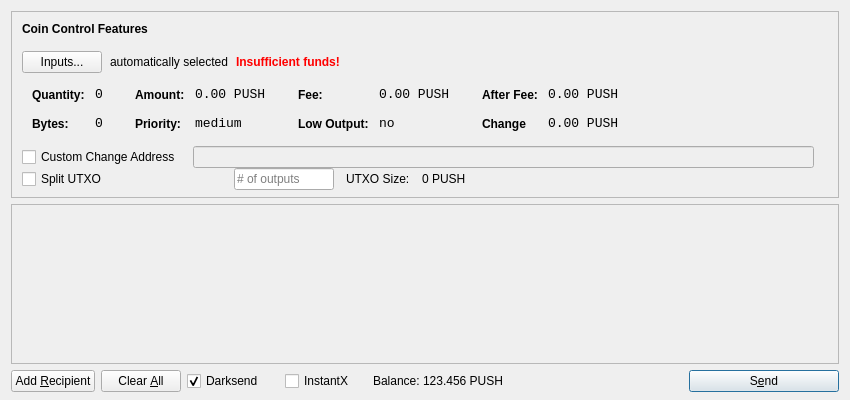
<?xml version="1.0" encoding="UTF-8"?>
<ui version="4.0">
 <class>SendCoinsDialog</class>
 <widget class="QDialog" name="SendCoinsDialog">
  <property name="geometry">
   <rect>
    <x>0</x>
    <y>0</y>
    <width>850</width>
    <height>400</height>
   </rect>
  </property>
  <property name="windowTitle">
   <string>Send Coins</string>
  </property>
  <layout class="QVBoxLayout" name="verticalLayout" stretch="0,1,0">
   <property name="bottomMargin">
    <number>8</number>
   </property>
   <item>
    <widget class="QFrame" name="frameCoinControl">
     <property name="sizePolicy">
      <sizepolicy hsizetype="Expanding" vsizetype="Expanding">
       <horstretch>0</horstretch>
       <verstretch>0</verstretch>
      </sizepolicy>
     </property>
     <property name="maximumSize">
      <size>
       <width>16777215</width>
       <height>16777215</height>
      </size>
     </property>
     <property name="frameShape">
      <enum>QFrame::StyledPanel</enum>
     </property>
     <property name="frameShadow">
      <enum>QFrame::Sunken</enum>
     </property>
     <layout class="QVBoxLayout" name="verticalLayoutCoinControl2">
      <property name="spacing">
       <number>-1</number>
      </property>
      <property name="leftMargin">
       <number>0</number>
      </property>
      <property name="topMargin">
       <number>0</number>
      </property>
      <property name="rightMargin">
       <number>0</number>
      </property>
      <property name="bottomMargin">
       <number>6</number>
      </property>
      <item>
       <layout class="QVBoxLayout" name="verticalLayoutCoinControl" stretch="0,0,0,0,1">
        <property name="spacing">
         <number>0</number>
        </property>
        <property name="leftMargin">
         <number>10</number>
        </property>
        <property name="topMargin">
         <number>10</number>
        </property>
        <item>
         <layout class="QHBoxLayout" name="horizontalLayoutCoinControl1">
          <property name="bottomMargin">
           <number>15</number>
          </property>
          <item>
           <widget class="QLabel" name="labelCoinControlFeatures">
            <property name="sizePolicy">
             <sizepolicy hsizetype="Preferred" vsizetype="Maximum">
              <horstretch>0</horstretch>
              <verstretch>0</verstretch>
             </sizepolicy>
            </property>
            <property name="font">
             <font>
              <weight>75</weight>
              <bold>true</bold>
             </font>
            </property>
            <property name="styleSheet">
             <string notr="true">font-weight:bold;</string>
            </property>
            <property name="text">
             <string>Coin Control Features</string>
            </property>
           </widget>
          </item>
         </layout>
        </item>
        <item>
         <layout class="QHBoxLayout" name="horizontalLayoutCoinControl2" stretch="0,0,0,0">
          <property name="spacing">
           <number>8</number>
          </property>
          <property name="bottomMargin">
           <number>10</number>
          </property>
          <item>
           <widget class="QPushButton" name="pushButtonCoinControl">
            <property name="styleSheet">
             <string notr="true"/>
            </property>
            <property name="text">
             <string>Inputs...</string>
            </property>
           </widget>
          </item>
          <item>
           <widget class="QLabel" name="labelCoinControlAutomaticallySelected">
            <property name="text">
             <string>automatically selected</string>
            </property>
            <property name="margin">
             <number>5</number>
            </property>
           </widget>
          </item>
          <item>
           <widget class="QLabel" name="labelCoinControlInsuffFunds">
            <property name="font">
             <font>
              <weight>75</weight>
              <bold>true</bold>
             </font>
            </property>
            <property name="styleSheet">
             <string notr="true">color:red;font-weight:bold;</string>
            </property>
            <property name="text">
             <string>Insufficient funds!</string>
            </property>
            <property name="margin">
             <number>5</number>
            </property>
           </widget>
          </item>
          <item>
           <spacer name="horizontalSpacerCoinControl">
            <property name="orientation">
             <enum>Qt::Horizontal</enum>
            </property>
            <property name="sizeHint" stdset="0">
             <size>
              <width>40</width>
              <height>1</height>
             </size>
            </property>
           </spacer>
          </item>
         </layout>
        </item>
        <item>
         <widget class="QWidget" name="widgetCoinControl" native="true">
          <property name="sizePolicy">
           <sizepolicy hsizetype="Preferred" vsizetype="Preferred">
            <horstretch>0</horstretch>
            <verstretch>0</verstretch>
           </sizepolicy>
          </property>
          <property name="minimumSize">
           <size>
            <width>0</width>
            <height>0</height>
           </size>
          </property>
          <property name="styleSheet">
           <string notr="true"/>
          </property>
          <layout class="QHBoxLayout" name="horizontalLayoutCoinControl5">
           <property name="margin">
            <number>0</number>
           </property>
           <item>
            <layout class="QHBoxLayout" name="horizontalLayoutCoinControl3" stretch="0,0,0,1">
             <property name="spacing">
              <number>20</number>
             </property>
             <property name="topMargin">
              <number>0</number>
             </property>
             <property name="bottomMargin">
              <number>10</number>
             </property>
             <item>
              <layout class="QFormLayout" name="formLayoutCoinControl1">
               <property name="horizontalSpacing">
                <number>10</number>
               </property>
               <property name="verticalSpacing">
                <number>14</number>
               </property>
               <property name="leftMargin">
                <number>10</number>
               </property>
               <property name="topMargin">
                <number>4</number>
               </property>
               <property name="rightMargin">
                <number>6</number>
               </property>
               <item row="0" column="0">
                <widget class="QLabel" name="labelCoinControlQuantityText">
                 <property name="styleSheet">
                  <string notr="true">font-weight:bold;</string>
                 </property>
                 <property name="text">
                  <string>Quantity:</string>
                 </property>
                 <property name="margin">
                  <number>0</number>
                 </property>
                </widget>
               </item>
               <item row="0" column="1">
                <widget class="QLabel" name="labelCoinControlQuantity">
                 <property name="font">
                  <font>
                   <family>Monospace</family>
                   <pointsize>10</pointsize>
                  </font>
                 </property>
                 <property name="cursor">
                  <cursorShape>IBeamCursor</cursorShape>
                 </property>
                 <property name="contextMenuPolicy">
                  <enum>Qt::ActionsContextMenu</enum>
                 </property>
                 <property name="text">
                  <string>0</string>
                 </property>
                 <property name="margin">
                  <number>0</number>
                 </property>
                 <property name="textInteractionFlags">
                  <set>Qt::LinksAccessibleByMouse|Qt::TextSelectableByKeyboard|Qt::TextSelectableByMouse</set>
                 </property>
                </widget>
               </item>
               <item row="1" column="0">
                <widget class="QLabel" name="labelCoinControlBytesText">
                 <property name="styleSheet">
                  <string notr="true">font-weight:bold;</string>
                 </property>
                 <property name="text">
                  <string>Bytes:</string>
                 </property>
                </widget>
               </item>
               <item row="1" column="1">
                <widget class="QLabel" name="labelCoinControlBytes">
                 <property name="font">
                  <font>
                   <family>Monospace</family>
                   <pointsize>10</pointsize>
                  </font>
                 </property>
                 <property name="cursor">
                  <cursorShape>IBeamCursor</cursorShape>
                 </property>
                 <property name="contextMenuPolicy">
                  <enum>Qt::ActionsContextMenu</enum>
                 </property>
                 <property name="text">
                  <string>0</string>
                 </property>
                 <property name="textInteractionFlags">
                  <set>Qt::LinksAccessibleByMouse|Qt::TextSelectableByKeyboard|Qt::TextSelectableByMouse</set>
                 </property>
                </widget>
               </item>
              </layout>
             </item>
             <item>
              <layout class="QFormLayout" name="formLayoutCoinControl2">
               <property name="horizontalSpacing">
                <number>10</number>
               </property>
               <property name="verticalSpacing">
                <number>14</number>
               </property>
               <property name="leftMargin">
                <number>6</number>
               </property>
               <property name="topMargin">
                <number>4</number>
               </property>
               <property name="rightMargin">
                <number>6</number>
               </property>
               <item row="0" column="0">
                <widget class="QLabel" name="labelCoinControlAmountText">
                 <property name="styleSheet">
                  <string notr="true">font-weight:bold;</string>
                 </property>
                 <property name="text">
                  <string>Amount:</string>
                 </property>
                 <property name="margin">
                  <number>0</number>
                 </property>
                </widget>
               </item>
               <item row="0" column="1">
                <widget class="QLabel" name="labelCoinControlAmount">
                 <property name="font">
                  <font>
                   <family>Monospace</family>
                   <pointsize>10</pointsize>
                  </font>
                 </property>
                 <property name="cursor">
                  <cursorShape>IBeamCursor</cursorShape>
                 </property>
                 <property name="contextMenuPolicy">
                  <enum>Qt::ActionsContextMenu</enum>
                 </property>
                 <property name="text">
                  <string>0.00 PUSH</string>
                 </property>
                 <property name="textInteractionFlags">
                  <set>Qt::LinksAccessibleByMouse|Qt::TextSelectableByKeyboard|Qt::TextSelectableByMouse</set>
                 </property>
                </widget>
               </item>
               <item row="1" column="0">
                <widget class="QLabel" name="labelCoinControlPriorityText">
                 <property name="styleSheet">
                  <string notr="true">font-weight:bold;</string>
                 </property>
                 <property name="text">
                  <string>Priority:</string>
                 </property>
                </widget>
               </item>
               <item row="1" column="1">
                <widget class="QLabel" name="labelCoinControlPriority">
                 <property name="font">
                  <font>
                   <family>Monospace</family>
                   <pointsize>10</pointsize>
                  </font>
                 </property>
                 <property name="cursor">
                  <cursorShape>IBeamCursor</cursorShape>
                 </property>
                 <property name="contextMenuPolicy">
                  <enum>Qt::ActionsContextMenu</enum>
                 </property>
                 <property name="text">
                  <string>medium</string>
                 </property>
                 <property name="textInteractionFlags">
                  <set>Qt::LinksAccessibleByMouse|Qt::TextSelectableByKeyboard|Qt::TextSelectableByMouse</set>
                 </property>
                </widget>
               </item>
              </layout>
             </item>
             <item>
              <layout class="QFormLayout" name="formLayoutCoinControl3">
               <property name="horizontalSpacing">
                <number>10</number>
               </property>
               <property name="verticalSpacing">
                <number>14</number>
               </property>
               <property name="leftMargin">
                <number>6</number>
               </property>
               <property name="topMargin">
                <number>4</number>
               </property>
               <property name="rightMargin">
                <number>6</number>
               </property>
               <item row="0" column="0">
                <widget class="QLabel" name="labelCoinControlFeeText">
                 <property name="styleSheet">
                  <string notr="true">font-weight:bold;</string>
                 </property>
                 <property name="text">
                  <string>Fee:</string>
                 </property>
                 <property name="margin">
                  <number>0</number>
                 </property>
                </widget>
               </item>
               <item row="0" column="1">
                <widget class="QLabel" name="labelCoinControlFee">
                 <property name="font">
                  <font>
                   <family>Monospace</family>
                   <pointsize>10</pointsize>
                  </font>
                 </property>
                 <property name="cursor">
                  <cursorShape>IBeamCursor</cursorShape>
                 </property>
                 <property name="contextMenuPolicy">
                  <enum>Qt::ActionsContextMenu</enum>
                 </property>
                 <property name="text">
                  <string>0.00 PUSH</string>
                 </property>
                 <property name="textInteractionFlags">
                  <set>Qt::LinksAccessibleByMouse|Qt::TextSelectableByKeyboard|Qt::TextSelectableByMouse</set>
                 </property>
                </widget>
               </item>
               <item row="1" column="0">
                <widget class="QLabel" name="labelCoinControlLowOutputText">
                 <property name="styleSheet">
                  <string notr="true">font-weight:bold;</string>
                 </property>
                 <property name="text">
                  <string>Low Output:</string>
                 </property>
                </widget>
               </item>
               <item row="1" column="1">
                <widget class="QLabel" name="labelCoinControlLowOutput">
                 <property name="font">
                  <font>
                   <family>Monospace</family>
                   <pointsize>10</pointsize>
                  </font>
                 </property>
                 <property name="cursor">
                  <cursorShape>IBeamCursor</cursorShape>
                 </property>
                 <property name="contextMenuPolicy">
                  <enum>Qt::ActionsContextMenu</enum>
                 </property>
                 <property name="text">
                  <string>no</string>
                 </property>
                 <property name="textInteractionFlags">
                  <set>Qt::LinksAccessibleByMouse|Qt::TextSelectableByKeyboard|Qt::TextSelectableByMouse</set>
                 </property>
                </widget>
               </item>
              </layout>
             </item>
             <item>
              <layout class="QFormLayout" name="formLayoutCoinControl4">
               <property name="horizontalSpacing">
                <number>10</number>
               </property>
               <property name="verticalSpacing">
                <number>14</number>
               </property>
               <property name="leftMargin">
                <number>6</number>
               </property>
               <property name="topMargin">
                <number>4</number>
               </property>
               <property name="rightMargin">
                <number>6</number>
               </property>
               <item row="0" column="0">
                <widget class="QLabel" name="labelCoinControlAfterFeeText">
                 <property name="styleSheet">
                  <string notr="true">font-weight:bold;</string>
                 </property>
                 <property name="text">
                  <string>After Fee:</string>
                 </property>
                 <property name="margin">
                  <number>0</number>
                 </property>
                </widget>
               </item>
               <item row="0" column="1">
                <widget class="QLabel" name="labelCoinControlAfterFee">
                 <property name="font">
                  <font>
                   <family>Monospace</family>
                   <pointsize>10</pointsize>
                  </font>
                 </property>
                 <property name="cursor">
                  <cursorShape>IBeamCursor</cursorShape>
                 </property>
                 <property name="contextMenuPolicy">
                  <enum>Qt::ActionsContextMenu</enum>
                 </property>
                 <property name="text">
                  <string>0.00 PUSH</string>
                 </property>
                 <property name="textInteractionFlags">
                  <set>Qt::LinksAccessibleByMouse|Qt::TextSelectableByKeyboard|Qt::TextSelectableByMouse</set>
                 </property>
                </widget>
               </item>
               <item row="1" column="0">
                <widget class="QLabel" name="labelCoinControlChangeText">
                 <property name="styleSheet">
                  <string notr="true">font-weight:bold;</string>
                 </property>
                 <property name="text">
                  <string>Change</string>
                 </property>
                </widget>
               </item>
               <item row="1" column="1">
                <widget class="QLabel" name="labelCoinControlChange">
                 <property name="font">
                  <font>
                   <family>Monospace</family>
                   <pointsize>10</pointsize>
                  </font>
                 </property>
                 <property name="cursor">
                  <cursorShape>IBeamCursor</cursorShape>
                 </property>
                 <property name="contextMenuPolicy">
                  <enum>Qt::ActionsContextMenu</enum>
                 </property>
                 <property name="text">
                  <string>0.00 PUSH</string>
                 </property>
                 <property name="textInteractionFlags">
                  <set>Qt::LinksAccessibleByMouse|Qt::TextSelectableByKeyboard|Qt::TextSelectableByMouse</set>
                 </property>
                </widget>
               </item>
              </layout>
             </item>
            </layout>
           </item>
          </layout>
         </widget>
        </item>
        <item>
         <layout class="QHBoxLayout" name="horizontalLayoutCoinControl4" stretch="0,0,0">
          <property name="spacing">
           <number>12</number>
          </property>
          <property name="sizeConstraint">
           <enum>QLayout::SetDefaultConstraint</enum>
          </property>
          <property name="topMargin">
           <number>5</number>
          </property>
          <property name="rightMargin">
           <number>5</number>
          </property>
          <item>
           <widget class="QCheckBox" name="checkBoxCoinControlChange">
            <property name="text">
             <string>Custom Change Address</string>
            </property>
           </widget>
          </item>
          <item>
           <widget class="QLineEdit" name="lineEditCoinControlChange">
            <property name="enabled">
             <bool>false</bool>
            </property>
            <property name="sizePolicy">
             <sizepolicy hsizetype="Expanding" vsizetype="Fixed">
              <horstretch>0</horstretch>
              <verstretch>0</verstretch>
             </sizepolicy>
            </property>
           </widget>
          </item>
          <item>
           <widget class="QLabel" name="labelCoinControlChangeLabel">
            <property name="sizePolicy">
             <sizepolicy hsizetype="Preferred" vsizetype="Expanding">
              <horstretch>0</horstretch>
              <verstretch>0</verstretch>
             </sizepolicy>
            </property>
            <property name="minimumSize">
             <size>
              <width>0</width>
              <height>0</height>
             </size>
            </property>
            <property name="text">
             <string/>
            </property>
            <property name="margin">
             <number>3</number>
            </property>
           </widget>
          </item>
         </layout>
        </item>
        <item>
         <layout class="QHBoxLayout" name="horizontalLayoutCoinControl6">
          <property name="spacing">
           <number>12</number>
          </property>
          <property name="rightMargin">
           <number>0</number>
          </property>
          <item>
           <widget class="QCheckBox" name="splitBlockCheckBox">
            <property name="sizePolicy">
             <sizepolicy hsizetype="Preferred" vsizetype="Preferred">
              <horstretch>0</horstretch>
              <verstretch>0</verstretch>
             </sizepolicy>
            </property>
            <property name="minimumSize">
             <size>
              <width>200</width>
              <height>0</height>
             </size>
            </property>
            <property name="maximumSize">
             <size>
              <width>200</width>
              <height>16777215</height>
             </size>
            </property>
            <property name="text">
             <string>Split UTXO</string>
            </property>
           </widget>
          </item>
          <item>
           <widget class="QLineEdit" name="splitBlockLineEdit">
            <property name="sizePolicy">
             <sizepolicy hsizetype="Preferred" vsizetype="Preferred">
              <horstretch>50</horstretch>
              <verstretch>0</verstretch>
             </sizepolicy>
            </property>
            <property name="minimumSize">
             <size>
              <width>100</width>
              <height>0</height>
             </size>
            </property>
            <property name="maximumSize">
             <size>
              <width>100</width>
              <height>16777215</height>
             </size>
            </property>
            <property name="placeholderText">
             <string># of outputs</string>
            </property>
           </widget>
          </item>
          <item>
           <widget class="QLabel" name="labelBlockSizeText">
            <property name="text">
             <string>UTXO Size:</string>
            </property>
           </widget>
          </item>
          <item>
           <widget class="QLabel" name="labelBlockSize">
            <property name="text">
             <string>0 PUSH</string>
            </property>
           </widget>
          </item>
          <item>
           <spacer name="horizontalSpacer_7">
            <property name="orientation">
             <enum>Qt::Horizontal</enum>
            </property>
            <property name="sizeHint" stdset="0">
             <size>
              <width>40</width>
              <height>20</height>
             </size>
            </property>
           </spacer>
          </item>
         </layout>
        </item>
        <item>
         <spacer name="verticalSpacerCoinControl">
          <property name="orientation">
           <enum>Qt::Vertical</enum>
          </property>
          <property name="sizeHint" stdset="0">
           <size>
            <width>800</width>
            <height>1</height>
           </size>
          </property>
         </spacer>
        </item>
       </layout>
      </item>
     </layout>
    </widget>
   </item>
   <item>
    <widget class="QScrollArea" name="scrollArea">
     <property name="widgetResizable">
      <bool>true</bool>
     </property>
     <widget class="QWidget" name="scrollAreaWidgetContents">
      <property name="geometry">
       <rect>
        <x>0</x>
        <y>0</y>
        <width>830</width>
        <height>165</height>
       </rect>
      </property>
      <layout class="QVBoxLayout" name="verticalLayout_2">
       <property name="margin">
        <number>0</number>
       </property>
       <item>
        <layout class="QVBoxLayout" name="entries">
         <property name="spacing">
          <number>6</number>
         </property>
        </layout>
       </item>
       <item>
        <spacer name="verticalSpacer">
         <property name="orientation">
          <enum>Qt::Vertical</enum>
         </property>
         <property name="sizeHint" stdset="0">
          <size>
           <width>20</width>
           <height>40</height>
          </size>
         </property>
        </spacer>
       </item>
      </layout>
     </widget>
    </widget>
   </item>
   <item>
    <layout class="QHBoxLayout" name="horizontalLayout">
     <item>
      <widget class="QPushButton" name="addButton">
       <property name="toolTip">
        <string>Send to multiple recipients at once</string>
       </property>
       <property name="text">
        <string>Add &amp;Recipient</string>
       </property>
       <property name="autoDefault">
        <bool>false</bool>
       </property>
      </widget>
     </item>
     <item>
      <widget class="QPushButton" name="clearButton">
       <property name="sizePolicy">
        <sizepolicy hsizetype="Minimum" vsizetype="Fixed">
         <horstretch>0</horstretch>
         <verstretch>0</verstretch>
        </sizepolicy>
       </property>
       <property name="toolTip">
        <string>Remove all transaction fields</string>
       </property>
       <property name="text">
        <string>Clear &amp;All</string>
       </property>
       <property name="autoRepeatDelay">
        <number>300</number>
       </property>
       <property name="autoDefault">
        <bool>false</bool>
       </property>
      </widget>
     </item>
     <item>
      <layout class="QHBoxLayout" name="horizontalLayout_2">
       <property name="spacing">
        <number>3</number>
       </property>
        <item>
        <widget class="QCheckBox" name="checkUseDarksend">
         <property name="minimumSize">
          <size>
           <width>95</width>
           <height>0</height>
          </size>
         </property>
         <property name="text">
          <string>Darksend</string>
         </property>
         <property name="checked">
          <bool>true</bool>
         </property>
        </widget>
       </item>
       <item>
        <widget class="QCheckBox" name="checkInstantX">
         <property name="enabled">
          <bool>true</bool>
         </property>
         <property name="minimumSize">
          <size>
           <width>85</width>
           <height>0</height>
          </size>
         </property>
         <property name="text">
          <string>InstantX</string>
         </property>
        </widget>
       </item>
       <item>
        <widget class="QLabel" name="label">
         <property name="sizePolicy">
          <sizepolicy hsizetype="Preferred" vsizetype="Fixed">
           <horstretch>0</horstretch>
           <verstretch>0</verstretch>
          </sizepolicy>
         </property>
         <property name="text">
          <string>Balance:</string>
         </property>
        </widget>
       </item>
       <item>
        <widget class="QLabel" name="labelBalance">
         <property name="sizePolicy">
          <sizepolicy hsizetype="Preferred" vsizetype="Fixed">
           <horstretch>0</horstretch>
           <verstretch>0</verstretch>
          </sizepolicy>
         </property>
         <property name="cursor">
          <cursorShape>IBeamCursor</cursorShape>
         </property>
         <property name="text">
          <string>123.456 PUSH</string>
         </property>
         <property name="textInteractionFlags">
          <set>Qt::LinksAccessibleByMouse|Qt::TextSelectableByKeyboard|Qt::TextSelectableByMouse</set>
         </property>
        </widget>
       </item>
      </layout>
     </item>
     <item>
      <spacer name="horizontalSpacer">
       <property name="orientation">
        <enum>Qt::Horizontal</enum>
       </property>
       <property name="sizeHint" stdset="0">
        <size>
         <width>40</width>
         <height>20</height>
        </size>
       </property>
      </spacer>
     </item>
     <item>
      <widget class="QPushButton" name="sendButton">
       <property name="minimumSize">
        <size>
         <width>150</width>
         <height>0</height>
        </size>
       </property>
       <property name="toolTip">
        <string>Confirm the send action</string>
       </property>
       <property name="text">
        <string>S&amp;end</string>
       </property>
       <property name="icon">
        <iconset resource="../bitcoin.qrc">
         <normaloff>:/icons/send</normaloff>:/icons/send</iconset>
       </property>
       <property name="default">
        <bool>true</bool>
       </property>
      </widget>
     </item>
    </layout>
   </item>
  </layout>
 </widget>
 <resources>
  <include location="../bitcoin.qrc"/>
 </resources>
 <connections/>
</ui>
